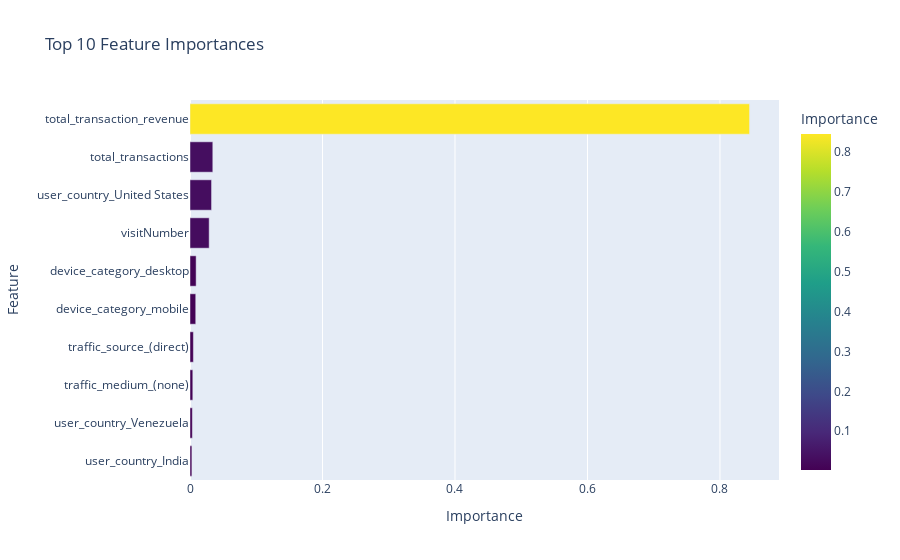

The cell this chart's notebook holds for it:
### Code cell
# Create a dataframe of feature importances
feature_importance_df = pd.DataFrame({'feature': feature_names, 'importance': feature_importance})
feature_importance_df = feature_importance_df.sort_values('importance', ascending=False).head(10)

# Plot feature importances using Plotly
fig = px.bar(feature_importance_df, x='importance', y='feature', orientation='h',
             title='Top 10 Feature Importances',
             labels={'importance': 'Importance', 'feature': 'Feature'},
             color='importance',
             color_continuous_scale='viridis')
fig.update_layout(yaxis={'categoryorder':'total ascending'})
fig.show()

### Figure 1 — Plotly figure (JSON) as saved in the notebook; plotly's stock layout.template omitted (floating-point values rounded to 4 significant figures)
{"data": [{"alignmentgroup": "True", "hovertemplate": "Importance=%{marker.color}<br>Feature=%{y}<extra></extra>", "legendgroup": "", "marker": {"color": [0.8446, 0.03443, 0.03253, 0.02894, 0.009246, 0.008671, 0.005118, 0.004237, 0.00357, 0.00286], "coloraxis": "coloraxis", "pattern": {"shape": ""}}, "name": "", "offsetgroup": "", "orientation": "h", "showlegend": false, "textposition": "auto", "x": [0.8446, 0.03443, 0.03253, 0.02894, 0.009246, 0.008671, 0.005118, 0.004237, 0.00357, 0.00286], "xaxis": "x", "y": ["total_transaction_revenue", "total_transactions", "user_country_United States", "visitNumber", "device_category_desktop", "device_category_mobile", "traffic_source_(direct)", "traffic_medium_(none)", "user_country_Venezuela", "user_country_India"], "yaxis": "y", "type": "bar"}], "layout": {"xaxis": {"anchor": "y", "domain": [0, 1], "title": {"text": "Importance"}, "type": "linear", "range": [0, 0.8891], "autorange": true}, "yaxis": {"anchor": "x", "domain": [0, 1], "title": {"text": "Feature"}, "categoryorder": "total ascending", "type": "category", "range": [-0.5, 9.5], "autorange": true}, "coloraxis": {"colorbar": {"title": {"text": "Importance"}}, "colorscale": [[0, "#440154"], [0.1111, "#482878"], [0.2222, "#3e4989"], [0.3333, "#31688e"], [0.4444, "#26828e"], [0.5556, "#1f9e89"], [0.6667, "#35b779"], [0.7778, "#6ece58"], [0.8889, "#b5de2b"], [1, "#fde725"]]}, "legend": {"tracegroupgap": 0}, "title": {"text": "Top 10 Feature Importances"}, "barmode": "relative", "autosize": true}}
